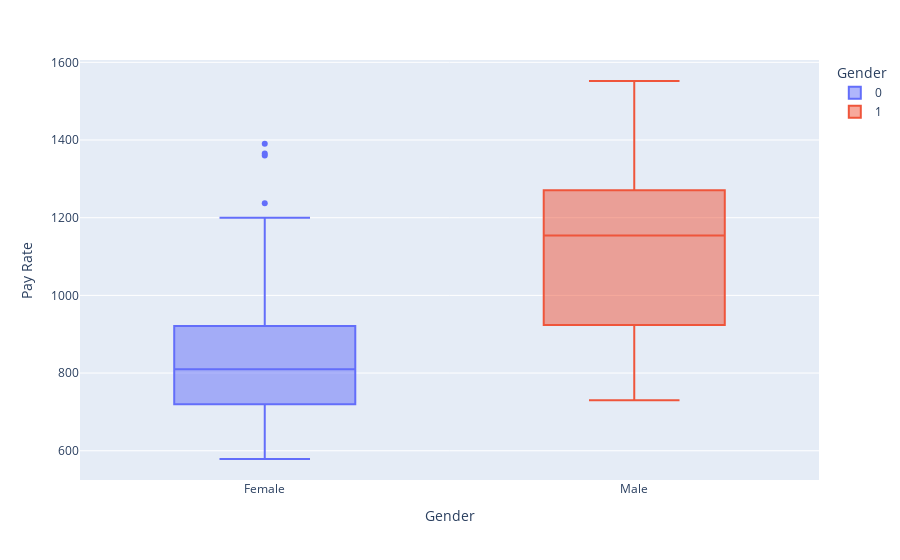

The code cell stored with this chart in its notebook:
### Markdown cell above
Our dataset contains 256 records. The data file consists of five fields separated by commas. Each row represents an employee at Artsy, with the following fields: <br><br>

1. **ID**: A unique identifier for each employee.
2. **RATE**: The pay rate for each employee.
3. **GRADE**: The job grade for each employee.
4. **TinGRADE**: The performance grade for each employee.
5. **SEX**: The gender of each employee, where `0` represents female and `1` represents male.

### Code cell
# box plot of pay rate by gender
fig = px.box(artsy_df, x='SEX', y='RATE', color='SEX', labels={'SEX': 'Gender', 'RATE': 'Pay Rate'})
fig.update_layout(xaxis={'tickvals': [0, 1], 'ticktext': ['Female', 'Male']})
fig.show()

### Figure 1 — Plotly figure (JSON) as saved in the notebook; plotly's stock layout.template omitted (floating-point values rounded to 4 significant figures; data arrays with more than 128 entries replaced by an {"elided": "..."} marker saying what was removed)
{"data": [{"alignmentgroup": "True", "hovertemplate": "Gender=%{x}<br>Pay Rate=%{y}<extra></extra>", "legendgroup": "0", "marker": {"color": "#636efa"}, "name": "0", "notched": false, "offsetgroup": "0", "orientation": "v", "showlegend": true, "type": "box", "x": {"elided": "171 int values"}, "x0": " ", "xaxis": "x", "y": {"elided": "171 float values"}, "y0": " ", "yaxis": "y"}, {"alignmentgroup": "True", "hovertemplate": "Gender=%{x}<br>Pay Rate=%{y}<extra></extra>", "legendgroup": "1", "marker": {"color": "#EF553B"}, "name": "1", "notched": false, "offsetgroup": "1", "orientation": "v", "showlegend": true, "type": "box", "x": [1, 1, 1, 1, 1, 1, 1, 1, 1, 1, 1, 1, 1, 1, 1, 1, 1, 1, 1, 1, 1, 1, 1, 1, 1, 1, 1, 1, 1, 1, 1, 1, 1, 1, 1, 1, 1, 1, 1, 1, 1, 1, 1, 1, 1, 1, 1, 1, 1, 1, 1, 1, 1, 1, 1, 1, 1, 1, 1, 1, 1, 1, 1, 1, 1, 1, 1, 1, 1, 1, 1, 1, 1, 1, 1, 1, 1, 1, 1, 1, 1, 1, 1, 1, 1], "x0": " ", "xaxis": "x", "y": [1494.0, 729.7, 1142.0, 1413.0, 825, 1057.0, 1052.0, 1255.0, 1264.0, 1410.0, 1110, 870, 885, 909, 859.6, 928.9, 1223.0, 907.2, 1119.0, 1500, 739.6, 1368.0, 1385.0, 1263.0, 1154.0, 1263.0, 825, 830.8, 1174.0, 1057.0, 1230, 1177.0, 1240.0, 1519.0, 1500, 805.8, 801, 1110, 819.2, 1229.0, 1065, 1172.0, 957.7, 1275, 1135.0, 1428.0, 1275, 1174.0, 1263.0, 1338.0, 1230, 1552.0, 1177.0, 1191.0, 1269.0, 729.7, 1350, 1385.0, 1128, 1396.0, 1131.0, 894, 1154.0, 1350, 1428.0, 812.7, 739.6, 1376.0, 1125, 1390.0, 960, 804, 1158.0, 1004.0, 951.9, 1200, 1131.0, 990, 1419.0, 1258.0, 804, 819, 1183.0, 805.9, 1070.0], "y0": " ", "yaxis": "y"}], "layout": {"boxmode": "overlay", "legend": {"title": {"text": "Gender"}, "tracegroupgap": 0}, "margin": {"t": 60}, "xaxis": {"anchor": "y", "categoryarray": [0, 1], "categoryorder": "array", "domain": [0, 1], "ticktext": ["Female", "Male"], "tickvals": [0, 1], "title": {"text": "Gender"}}, "yaxis": {"anchor": "x", "domain": [0, 1], "title": {"text": "Pay Rate"}}}}
